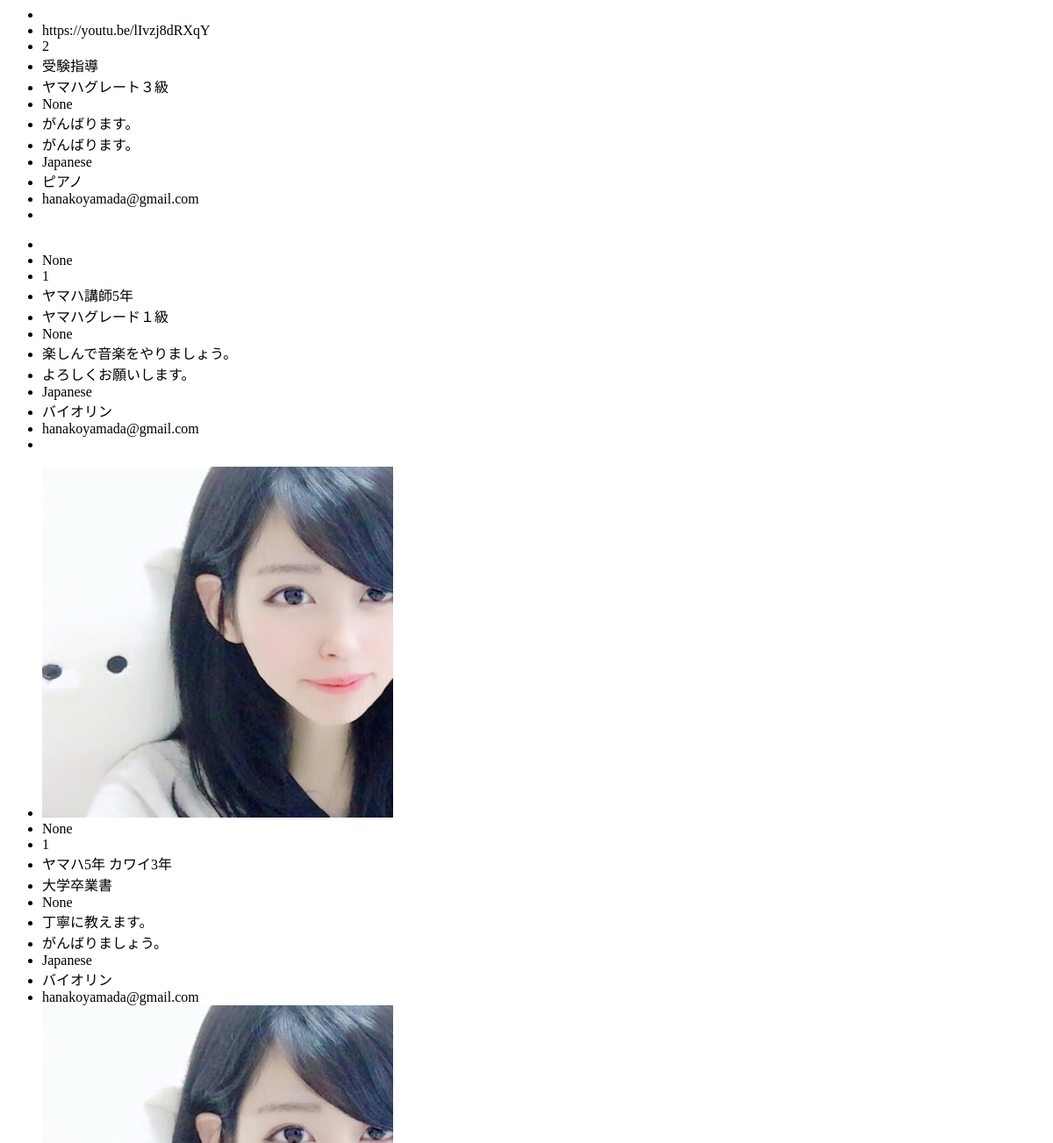
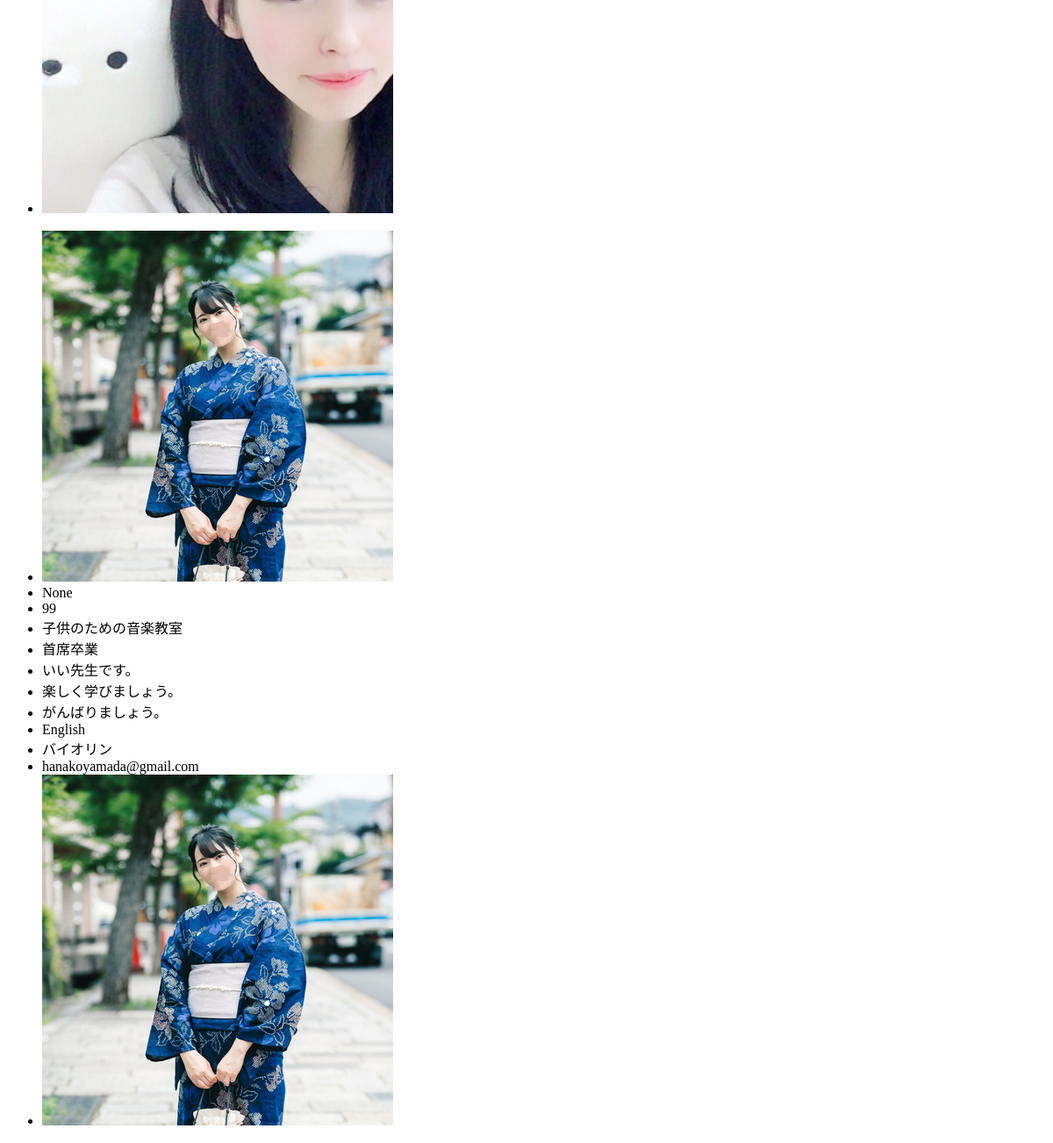
/music/, run on an earlier commit of the app's database (2 pictures, top to bottom).
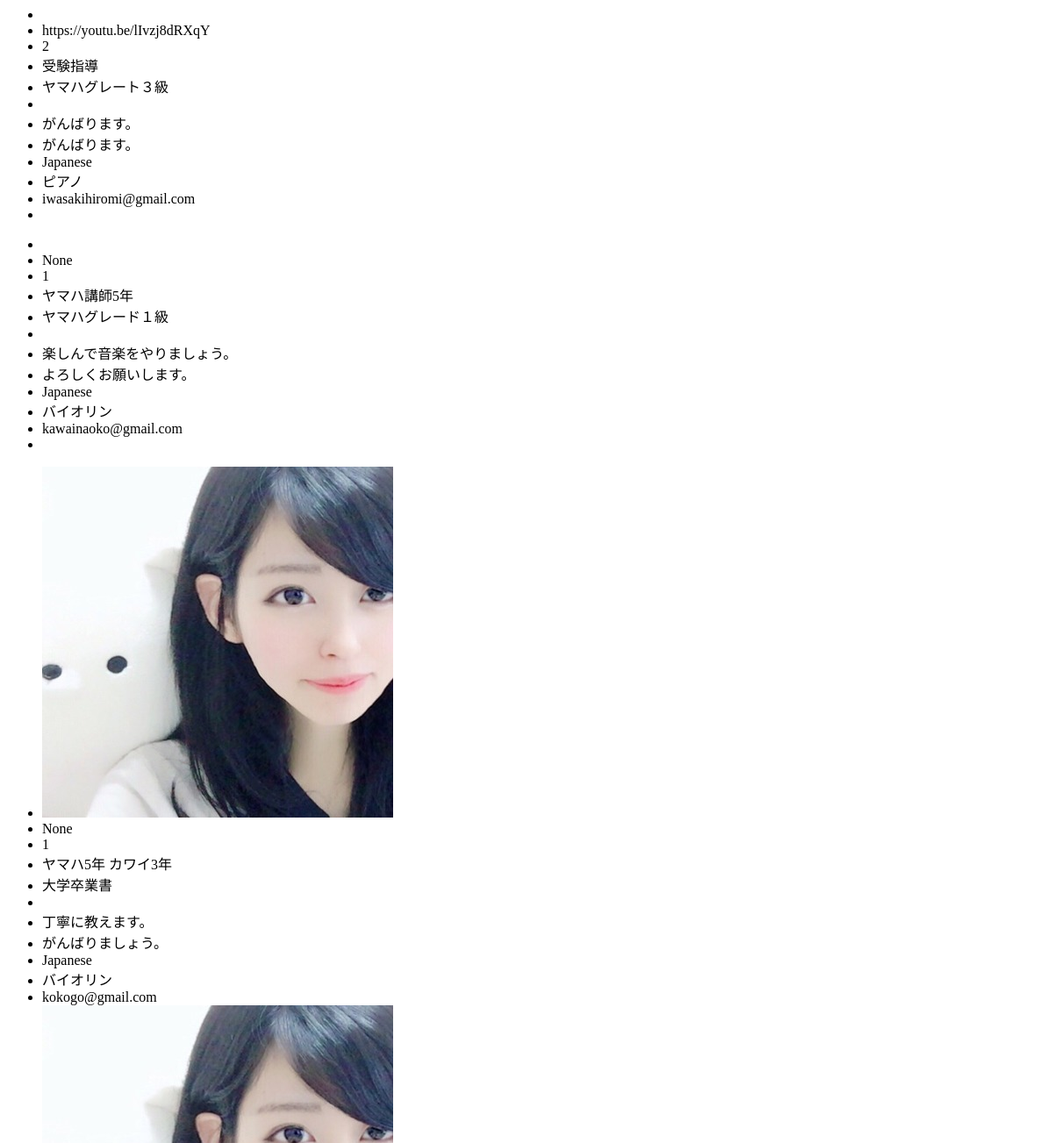
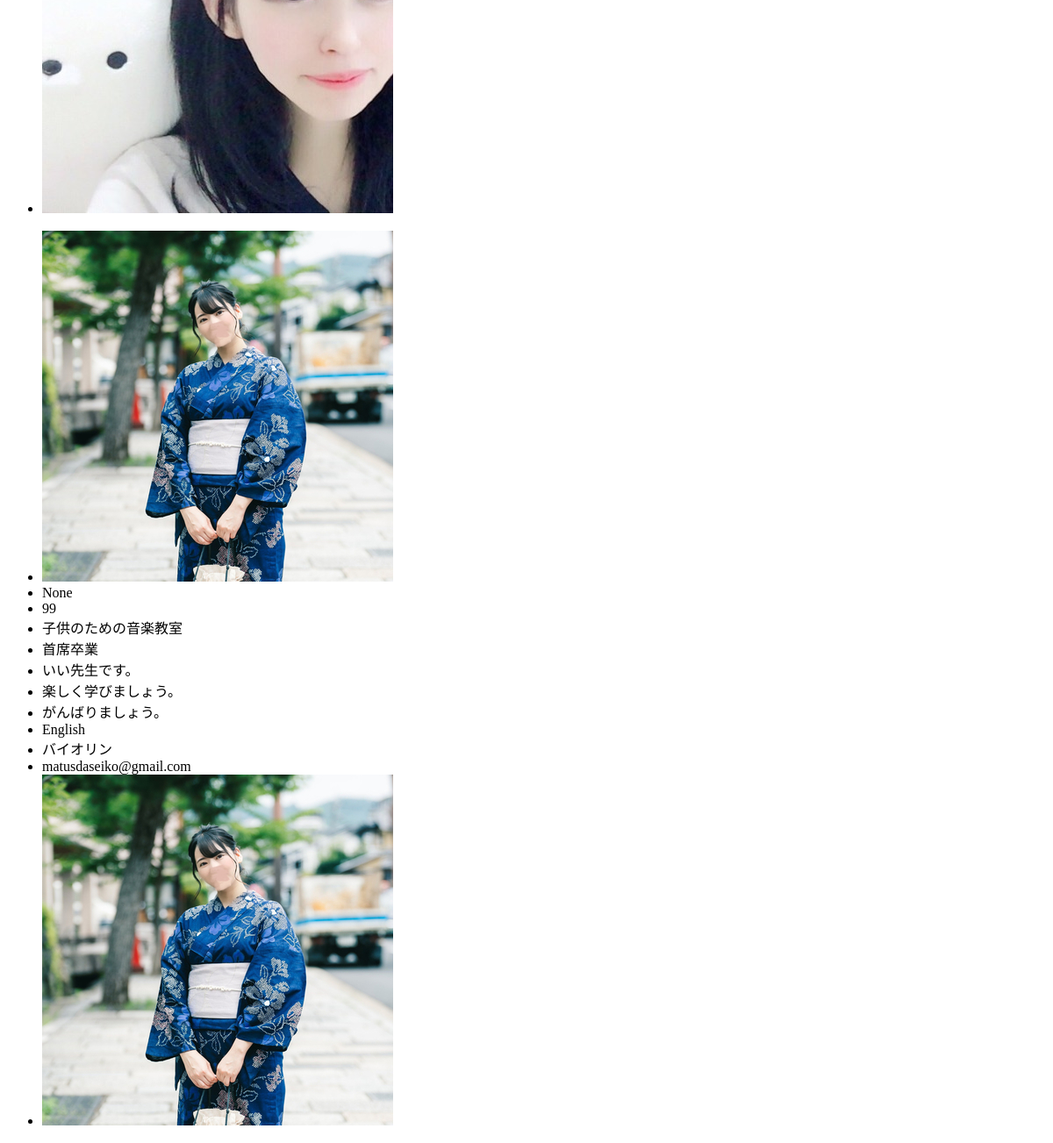
And on a later commit of the database (2 pictures, top to bottom).
### music/models.py (models this page shows, shortened)
class  Teacher(models.Model):
    movie = models.URLField(max_length=200, null=True, blank=True)
    fee = models.IntegerField( validators=[MinValueValidator(0), MaxValueValidator(100)] , null=True, blank=True)
    academic = models.TextField(max_length=500)
    experience = models.TextField(max_length=500)
    certificate = models.TextField(max_length=500)
    reputation = models.TextField(max_length=500, null=True, blank=True)
    message = models.TextField(max_length=500)
    oneword = models.TextField(max_length=500)
    lang = models.ForeignKey(teaching_langage, on_delete=models.CASCADE, null=True, blank=True)
    inst = models.ForeignKey(teaching_inst, on_delete=models.CASCADE, null=True, blank=True)
    pic = models.ForeignKey(teacher_picture, on_delete=models.CASCADE, null=True, blank=True)
    user_id = models.ForeignKey(User, on_delete=models.CASCADE, verbose_name='email',default="9999")

class teaching_langage(models.Model):
    teaching_lang = models.ForeignKey(language, on_delete=models.CASCADE)

class language(models.Model):
    language_name =  models.CharField(max_length=20)

class teaching_inst(models.Model):
    teaching_inst   = models.ForeignKey(instrument, related_name="teaching_inst" ,  on_delete=models.CASCADE, null=True, blank=True)
    year = models.IntegerField(null=True, blank=True)
    revel = models.IntegerField(null=True, blank=True)

class instrument(models.Model):
    inst_name = models.CharField(max_length=50)
    inst_image = models.ImageField(blank=True, null=True)

class teacher_picture(models.Model):
    image = models.ImageField(_('image'), blank=True, null=True)

### accounts/models.py (models this page shows, shortened)
class User(AbstractBaseUser, PermissionsMixin):
    email = models.EmailField(_('email address'), unique=True)
    first_name = models.CharField(_('first name'), max_length=30, blank=True)
    last_name = models.CharField(_('last name'), max_length=30, blank=True)
    city = models.CharField(_('city'), max_length=20, blank=True)
    introduction = models.TextField(_('introduction'), blank=True)
    image = models.ImageField(_('image'), blank=True, null=True)
    is_musician = models.BooleanField(verbose_name="音楽家である",default=False)
    is_staff = models.BooleanField(
        _('staff status'),
        default=False,
        help_text=_(
            'Designates whether the user can log into this admin site.'),
    )
    is_active = models.BooleanField(
        _('active'),
        default=True,
        help_text=_(
            'Designates whether this user should be treated as active. '
            'Unselect this instead of deleting accounts.'
        ),
    )
    date_joined = models.DateTimeField(_('date joined'), default=timezone.now)
    objects = UserManager()
    EMAIL_FIELD = 'email'
    USERNAME_FIELD = 'email'
    REQUIRED_FIELDS = []
    class Meta:
        verbose_name = _('user')
        verbose_name_plural = _('users')

### music/views.py (the view)
# urls.py: path('music/', views.ListMusicView.as_view()),
class ListMusicView(ListView):
    template_name = 'music_list.html'
    model = Teacher

### music/templates/music/teacher_list.html
{% for item in object_list %}
<ul>
  <li><img src="{{ item.pic.image.url }}" alt=""></li>
  <li>{{ item.movie }}</li>
  <li>{{ item.fee }}</li>
  <li>{{ item.experience }}</li>
  <li> {{ item.certificate }}</li>
  <li>{{ item.reputation }}</li>
  <li>{{ item.message }}</li>
  <li>{{ item.oneword }}</li>
  <li>{{ item.lang.teaching_lang.language_name }}</li>
  <li>{{ item.inst.teaching_inst.inst_name }}</li>
  <li>{{ item.user_id.email }}</li>
  <li><img src="{{ item.pic.image.url }}" alt=""></li>
</ul>
{% endfor %}

What changed in the data, as far as the page shows it:
changed Teacher "https://youtu.be/lIvzj8dRXqY": user_id.email "hanakoyamada@gmail.com" → "iwasakihiromi@gmail.com"; reputation "None" → (not shown)
changed Teacher "ヤマハ講師5年": user_id.email "hanakoyamada@gmail.com" → "kawainaoko@gmail.com"; reputation "None" → (not shown)
changed Teacher "ヤマハ5年 カワイ3年": user_id.email "hanakoyamada@gmail.com" → "kokogo@gmail.com"; reputation "None" → (not shown)
changed Teacher "子供のための音楽教室": user_id.email "hanakoyamada@gmail.com" → "matusdaseiko@gmail.com"
